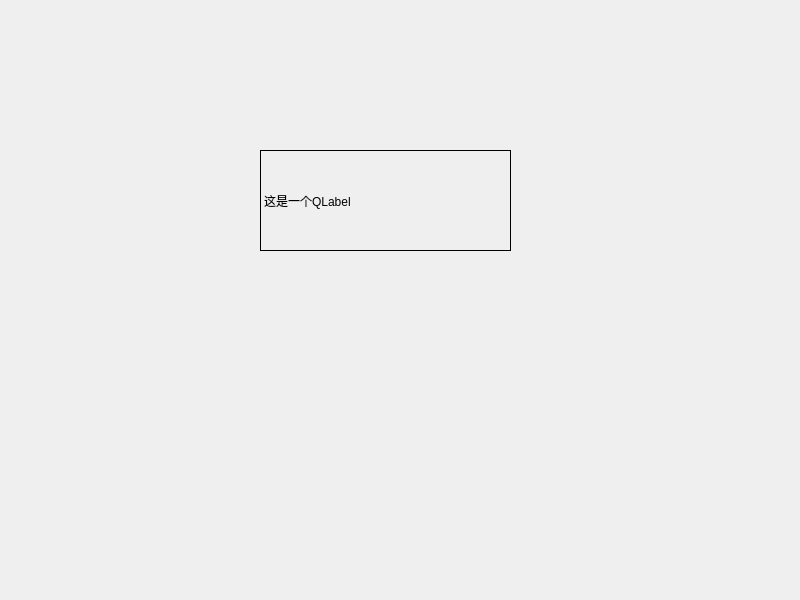
<?xml version="1.0" encoding="UTF-8"?>
<ui version="4.0">
 <class>Widget</class>
 <widget class="QWidget" name="Widget">
  <property name="geometry">
   <rect>
    <x>0</x>
    <y>0</y>
    <width>800</width>
    <height>600</height>
   </rect>
  </property>
  <property name="windowTitle">
   <string>Widget</string>
  </property>
  <widget class="Label" name="label">
   <property name="geometry">
    <rect>
     <x>260</x>
     <y>150</y>
     <width>251</width>
     <height>101</height>
    </rect>
   </property>
   <property name="frameShape">
    <enum>QFrame::Box</enum>
   </property>
   <property name="text">
    <string>这是一个QLabel</string>
   </property>
  </widget>
 </widget>
 <customwidgets>
  <customwidget>
   <class>Label</class>
   <extends>QLabel</extends>
   <header>label.h</header>
  </customwidget>
 </customwidgets>
 <resources/>
 <connections/>
</ui>
